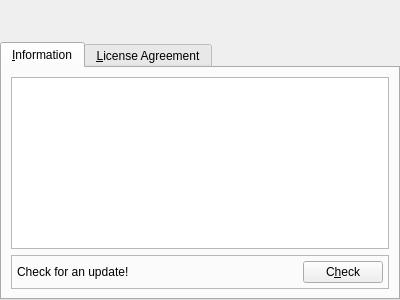
<?xml version="1.0" encoding="UTF-8"?>
<ui version="4.0">
 <class>ABOUTWIDGETUI_C</class>
 <widget class="QWidget" name="ABOUTWIDGETUI_C">
  <property name="geometry">
   <rect>
    <x>0</x>
    <y>0</y>
    <width>400</width>
    <height>300</height>
   </rect>
  </property>
  <property name="windowTitle">
   <string>Form</string>
  </property>
  <layout class="QVBoxLayout" name="verticalLayout">
   <property name="margin">
    <number>0</number>
   </property>
   <item>
    <layout class="QHBoxLayout" name="m_pInfoHLayout">
     <item>
      <widget class="QLabel" name="m_pProgramIcon">
       <property name="sizePolicy">
        <sizepolicy hsizetype="Fixed" vsizetype="Fixed">
         <horstretch>0</horstretch>
         <verstretch>0</verstretch>
        </sizepolicy>
       </property>
       <property name="minimumSize">
        <size>
         <width>32</width>
         <height>32</height>
        </size>
       </property>
       <property name="text">
        <string/>
       </property>
       <property name="pixmap">
        <pixmap>:/MoonPhaseQtIcon</pixmap>
       </property>
       <property name="scaledContents">
        <bool>false</bool>
       </property>
       <property name="alignment">
        <set>Qt::AlignCenter</set>
       </property>
      </widget>
     </item>
     <item>
      <layout class="QVBoxLayout" name="m_pProgramNameVersionVLayout">
       <property name="spacing">
        <number>0</number>
       </property>
       <item>
        <widget class="QLabel" name="m_pProgramNameLabel">
         <property name="font">
          <font>
           <pointsize>14</pointsize>
           <weight>75</weight>
           <bold>true</bold>
          </font>
         </property>
         <property name="text">
          <string/>
         </property>
        </widget>
       </item>
       <item>
        <widget class="QLabel" name="m_pProgramVersionLabel">
         <property name="text">
          <string/>
         </property>
        </widget>
       </item>
      </layout>
     </item>
    </layout>
   </item>
   <item>
    <widget class="QTabWidget" name="m_pAboutTabWidget">
     <property name="tabPosition">
      <enum>QTabWidget::North</enum>
     </property>
     <property name="tabShape">
      <enum>QTabWidget::Rounded</enum>
     </property>
     <property name="currentIndex">
      <number>0</number>
     </property>
     <widget class="QWidget" name="m_pInformationTab">
      <attribute name="title">
       <string>&amp;Information</string>
      </attribute>
      <layout class="QGridLayout" name="gridLayout_5">
       <item row="0" column="0">
        <widget class="QTextBrowser" name="m_pInformationEdit">
         <property name="acceptDrops">
          <bool>false</bool>
         </property>
         <property name="lineWrapMode">
          <enum>QTextEdit::WidgetWidth</enum>
         </property>
         <property name="textInteractionFlags">
          <set>Qt::LinksAccessibleByKeyboard|Qt::LinksAccessibleByMouse</set>
         </property>
         <property name="openExternalLinks">
          <bool>true</bool>
         </property>
        </widget>
       </item>
       <item row="1" column="0">
        <layout class="QVBoxLayout" name="m_pCheckVLayout">
         <item>
          <widget class="QFrame" name="m_pCheckFrame">
           <property name="frameShape">
            <enum>QFrame::StyledPanel</enum>
           </property>
           <property name="frameShadow">
            <enum>QFrame::Raised</enum>
           </property>
           <layout class="QHBoxLayout" name="horizontalLayout_2">
            <property name="margin">
             <number>5</number>
            </property>
            <item>
             <widget class="QLabel" name="m_pCheckLabel">
              <property name="text">
               <string>Check for an update!</string>
              </property>
             </widget>
            </item>
            <item>
             <widget class="QPushButton" name="m_pCheckButton">
              <property name="sizePolicy">
               <sizepolicy hsizetype="Fixed" vsizetype="Fixed">
                <horstretch>0</horstretch>
                <verstretch>0</verstretch>
               </sizepolicy>
              </property>
              <property name="text">
               <string>C&amp;heck</string>
              </property>
             </widget>
            </item>
           </layout>
          </widget>
         </item>
        </layout>
       </item>
      </layout>
     </widget>
     <widget class="QWidget" name="m_pLicenseAgreementTab">
      <attribute name="title">
       <string>&amp;License Agreement</string>
      </attribute>
      <layout class="QGridLayout" name="gridLayout_6">
       <item row="0" column="0">
        <widget class="QPlainTextEdit" name="m_pLicenseAgreementEdit">
         <property name="lineWrapMode">
          <enum>QPlainTextEdit::NoWrap</enum>
         </property>
         <property name="readOnly">
          <bool>true</bool>
         </property>
         <property name="textInteractionFlags">
          <set>Qt::NoTextInteraction</set>
         </property>
        </widget>
       </item>
      </layout>
     </widget>
    </widget>
   </item>
  </layout>
 </widget>
 <resources/>
 <connections/>
</ui>
